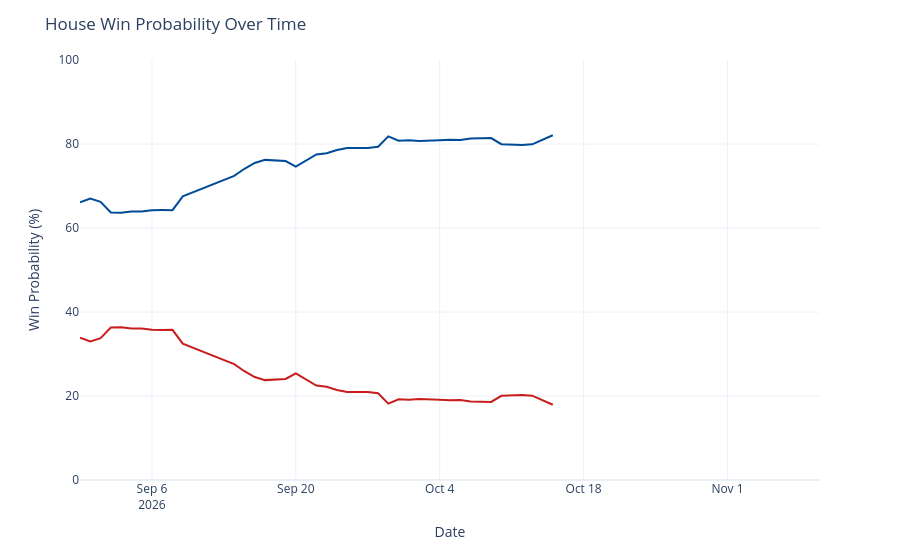

The notebook cell this image was saved under:
### Code cell
chance_over_time = output_ts[(output_ts['geo'] == 'US House') &
                             (output_ts['type'] == 'chance')]
chance_over_time['rep_chance'] = chance_over_time['y'].map(lambda x: 100 - x)
chance_over_time = chance_over_time.rename({'y': 'Democrats', 'rep_chance': 'Republicans'}, axis=1)
chance_time_ser = px.line(chance_over_time, x='date', y=['Democrats', 'Republicans'], template='plotly_white',
                         color_discrete_map={'Democrats': '#004b97', 'Republicans': '#c71e1d'},)
chance_time_ser.update_traces(hovertemplate="%{y:.1f}%")
chance_time_ser.update_layout(
    xaxis=dict(range=[pd.to_datetime('2026-08-30'), pd.to_datetime('2026-11-10')]),
    yaxis=dict(range=[0, 100]),
    xaxis_title='Date',
    yaxis_title='Win Probability (%)',
    title=dict(text="House Win Probability Over Time"),
    hovermode="x",
    showlegend=False
)
chance_time_ser

### Figure 1 — Plotly figure (JSON) as saved in the notebook; plotly's stock layout.template omitted (floating-point values rounded to 4 significant figures)
{"data": [{"hovertemplate": "%{y:.1f}%", "legendgroup": "Democrats", "line": {"color": "#004b97", "dash": "solid"}, "marker": {"symbol": "circle"}, "mode": "lines", "name": "Democrats", "orientation": "v", "showlegend": true, "type": "scatter", "x": ["2026-08-30", "2026-08-31", "2026-09-01", "2026-09-02", "2026-09-03", "2026-09-04", "2026-09-05", "2026-09-06", "2026-09-07", "2026-09-08", "2026-09-09", "2026-09-14", "2026-09-15", "2026-09-16", "2026-09-17", "2026-09-18", "2026-09-19", "2026-09-20", "2026-09-21", "2026-09-22", "2026-09-23", "2026-09-24", "2026-09-25", "2026-09-26", "2026-09-27", "2026-09-28", "2026-09-29", "2026-09-30", "2026-10-01", "2026-10-02", "2026-10-03", "2026-10-04", "2026-10-05", "2026-10-06", "2026-10-07", "2026-10-08", "2026-10-09", "2026-10-10", "2026-10-11", "2026-10-12", "2026-10-13", "2026-10-15"], "xaxis": "x", "y": [66.12, 67.02, 66.25, 63.69, 63.65, 63.91, 63.91, 64.23, 64.27, 64.25, 67.54, 72.39, 74.1, 75.49, 76.22, 76.08, 75.94, 74.59, 76.12, 77.51, 77.78, 78.58, 79.05, 79.05, 79.05, 79.34, 81.82, 80.78, 80.9, 80.69, 80.7, 80.88, 81.01, 80.94, 81.32, 81.39, 81.42, 79.94, 79.78, 79.75, 79.92, 82.09], "yaxis": "y"}, {"hovertemplate": "%{y:.1f}%", "legendgroup": "Republicans", "line": {"color": "#c71e1d", "dash": "solid"}, "marker": {"symbol": "circle"}, "mode": "lines", "name": "Republicans", "orientation": "v", "showlegend": true, "type": "scatter", "x": ["2026-08-30", "2026-08-31", "2026-09-01", "2026-09-02", "2026-09-03", "2026-09-04", "2026-09-05", "2026-09-06", "2026-09-07", "2026-09-08", "2026-09-09", "2026-09-14", "2026-09-15", "2026-09-16", "2026-09-17", "2026-09-18", "2026-09-19", "2026-09-20", "2026-09-21", "2026-09-22", "2026-09-23", "2026-09-24", "2026-09-25", "2026-09-26", "2026-09-27", "2026-09-28", "2026-09-29", "2026-09-30", "2026-10-01", "2026-10-02", "2026-10-03", "2026-10-04", "2026-10-05", "2026-10-06", "2026-10-07", "2026-10-08", "2026-10-09", "2026-10-10", "2026-10-11", "2026-10-12", "2026-10-13", "2026-10-15"], "xaxis": "x", "y": [33.88, 32.98, 33.75, 36.31, 36.35, 36.09, 36.09, 35.77, 35.73, 35.75, 32.46, 27.61, 25.9, 24.51, 23.78, 23.92, 24.06, 25.41, 23.88, 22.49, 22.22, 21.42, 20.95, 20.95, 20.95, 20.66, 18.18, 19.22, 19.1, 19.31, 19.3, 19.12, 18.99, 19.06, 18.68, 18.61, 18.58, 20.06, 20.22, 20.25, 20.08, 17.91], "yaxis": "y"}], "layout": {"hovermode": "x", "legend": {"title": {"text": "variable"}, "tracegroupgap": 0}, "margin": {"t": 60}, "showlegend": false, "title": {"text": "House Win Probability Over Time"}, "xaxis": {"anchor": "y", "domain": [0, 1], "range": ["2026-08-30T00:00:00", "2026-11-10T00:00:00"], "title": {"text": "Date"}}, "yaxis": {"anchor": "x", "domain": [0, 1], "range": [0, 100], "title": {"text": "Win Probability (%)"}}}}
